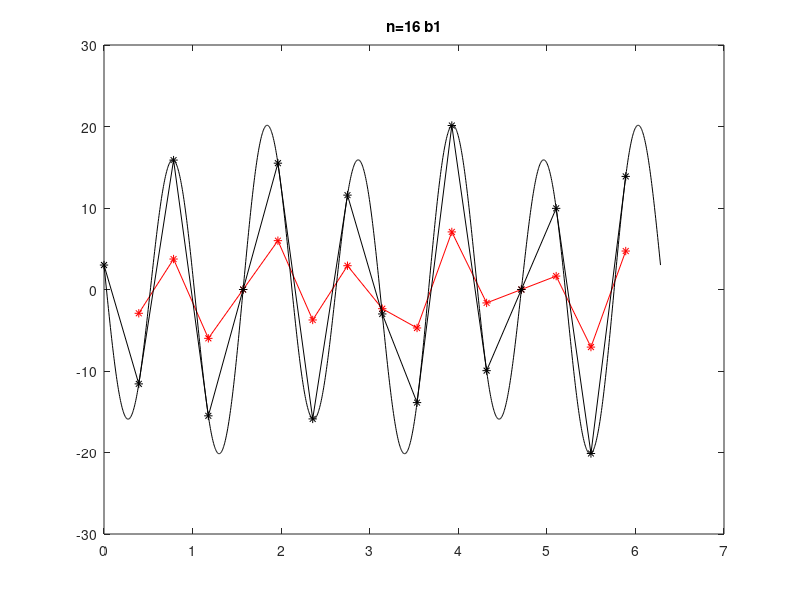
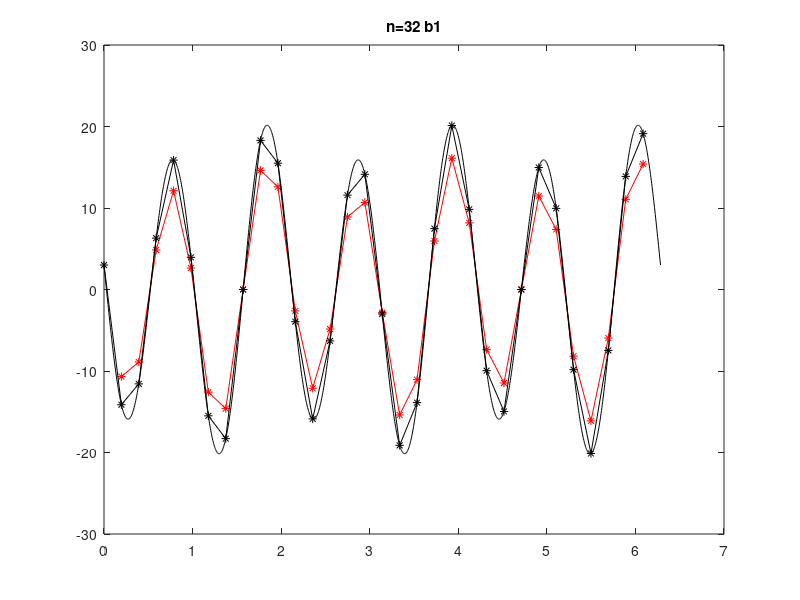
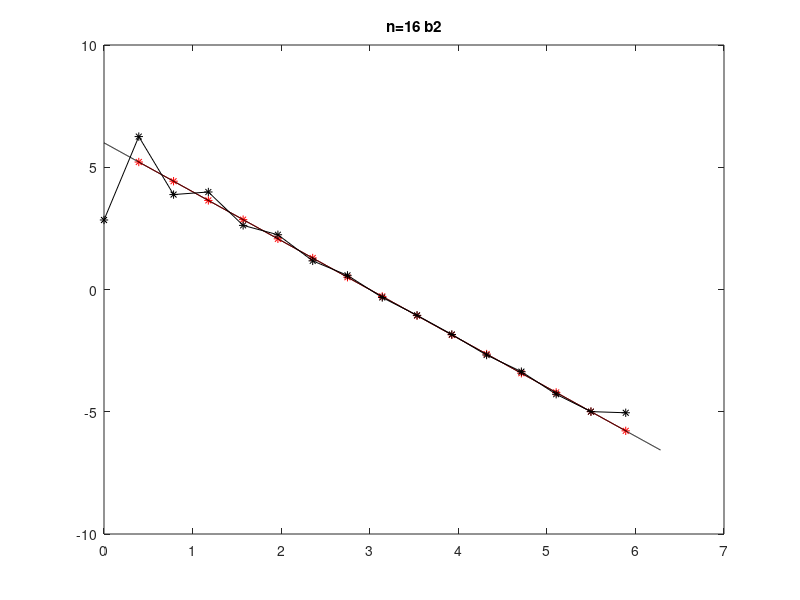
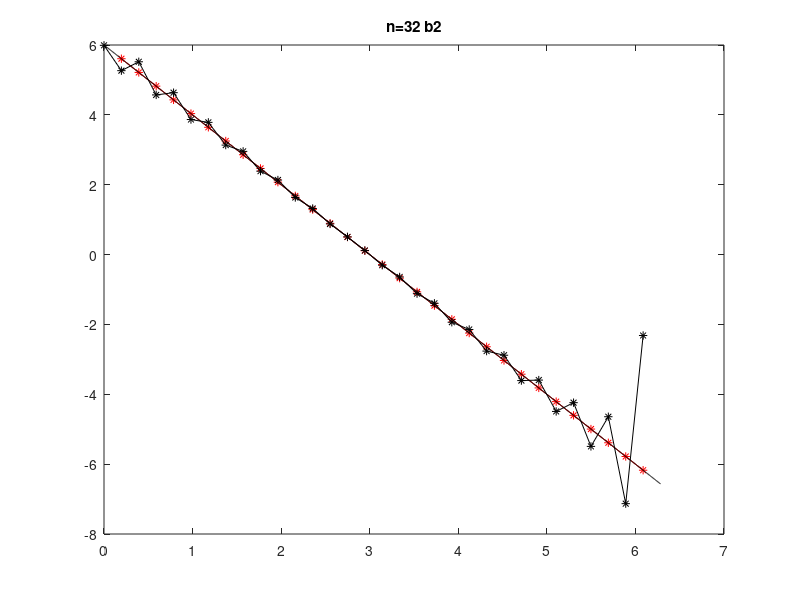

Reproduce these figures in MATLAB, in order.
clear all
clc
function f=central(x,h)
   h
   L=size(x)(2);
   f=(x(1,3:L)-x(1,1:L-2))/(2*h);
endfunction
function f1=f(x);
  f1=sin(3*x)+3*cos(6*x);
endfunction
function f1=p(x);
  f1=x*6-x.^2;
endfunction
function f1=realdf(x);
  f1=3*cos(3*x)-18*sin(6*x);
endfunction
function f1=realdf2(x);
  f1=6-2*x;
endfunction
function re=remove_boundry(x)
  L=size(x)(2);
  re=x(1,2:L-1);
endfunction
function re=remove_boundry_s(x)
  L=size(x)(2);
  re=x(1,1:L-1);
endfunction
realx=linspace(0,2*pi,1387);


n16=linspace(0,2*pi,17);
n32=linspace(0,2*pi,33);
x16=remove_boundry(n16);
x32=remove_boundry(n32);

yc16=central(f(n16),n16(1,2)-n16(1,1));
yc32=central(f(n32),n32(1,2)-n32(1,1));

fx16=remove_boundry_s(n16);
fx32=remove_boundry_s(n32);
y16=fft(f(fx16));
y32=fft(f(fx32));
yf16=real(ifft((y16.*[[0:1:7],[0],[-7:1:-1]])*1i));
yf32=real(ifft((y32.*[[0:1:15],[0],[-15:1:-1]])*1i));

yreal=realdf(realx);

figure(1)

plot(x16,yc16,"r-*")
title("n=16 b1")
hold 
plot(realx,yreal,"k")
plot(fx16,yf16,"k-*")
figure(2)

plot(x32,yc32,"r-*")
title("n=32 b1")
hold
plot(realx,yreal,"k")
plot(fx32,yf32,"k-*")


yc16=central(p(n16),n16(1,2)-n16(1,1));
yc32=central(p(n32),n32(1,2)-n32(1,1));
fx16=remove_boundry_s(n16);
fx32=remove_boundry_s(n32);
y16=fft(p(fx16));
y32=fft(p(fx32));
yf16=real(ifft((y16.*[[0:1:7],[0],[-7:1:-1]])*1i));
yf32=real(ifft((y32.*[[0:1:15],[0],[-15:1:-1]])*1i));
yreal=realdf2(realx);

figure(3)

plot(x16,yc16,"r-*")
title("n=16 b2")
hold 
plot(realx,yreal,"k")
plot(fx16,yf16,"k-*")
figure(4)

plot(x32,yc32,"r-*")
title("n=32 b2")
hold
plot(realx,yreal,"k")
plot(fx32,yf32,"k-*")